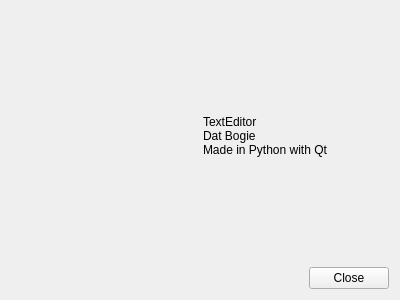
<?xml version="1.0" encoding="UTF-8"?>
<ui version="4.0">
 <class>Dialog</class>
 <widget class="QDialog" name="Dialog">
  <property name="geometry">
   <rect>
    <x>0</x>
    <y>0</y>
    <width>400</width>
    <height>300</height>
   </rect>
  </property>
  <property name="windowTitle">
   <string>Dialog</string>
  </property>
  <layout class="QVBoxLayout" name="verticalLayout">
   <item>
    <widget class="QWidget" name="widget" native="true">
     <layout class="QHBoxLayout" name="horizontalLayout">
      <item>
       <widget class="QPushButton" name="pushButton">
        <property name="enabled">
         <bool>false</bool>
        </property>
        <property name="autoFillBackground">
         <bool>false</bool>
        </property>
        <property name="styleSheet">
         <string notr="true">background: transparent;
border: none;</string>
        </property>
        <property name="text">
         <string/>
        </property>
        <property name="icon">
         <iconset theme="QIcon::ThemeIcon::HelpAbout"/>
        </property>
        <property name="iconSize">
         <size>
          <width>128</width>
          <height>128</height>
         </size>
        </property>
       </widget>
      </item>
      <item>
       <widget class="QLabel" name="label">
        <property name="text">
         <string>&lt;html&gt;&lt;head/&gt;&lt;body&gt;&lt;p&gt;TextEditor&lt;br&gt;Dat Bogie&lt;br&gt;Made in Python with Qt&lt;/p&gt;&lt;/body&gt;&lt;/html&gt;</string>
        </property>
        <property name="textFormat">
         <enum>Qt::TextFormat::AutoText</enum>
        </property>
       </widget>
      </item>
     </layout>
    </widget>
   </item>
   <item>
    <widget class="QDialogButtonBox" name="buttonBox">
     <property name="orientation">
      <enum>Qt::Orientation::Horizontal</enum>
     </property>
     <property name="standardButtons">
      <set>QDialogButtonBox::StandardButton::Close</set>
     </property>
    </widget>
   </item>
  </layout>
 </widget>
 <resources/>
 <connections>
  <connection>
   <sender>buttonBox</sender>
   <signal>accepted()</signal>
   <receiver>Dialog</receiver>
   <slot>accept()</slot>
   <hints>
    <hint type="sourcelabel">
     <x>248</x>
     <y>254</y>
    </hint>
    <hint type="destinationlabel">
     <x>157</x>
     <y>274</y>
    </hint>
   </hints>
  </connection>
  <connection>
   <sender>buttonBox</sender>
   <signal>rejected()</signal>
   <receiver>Dialog</receiver>
   <slot>reject()</slot>
   <hints>
    <hint type="sourcelabel">
     <x>316</x>
     <y>260</y>
    </hint>
    <hint type="destinationlabel">
     <x>286</x>
     <y>274</y>
    </hint>
   </hints>
  </connection>
 </connections>
</ui>
